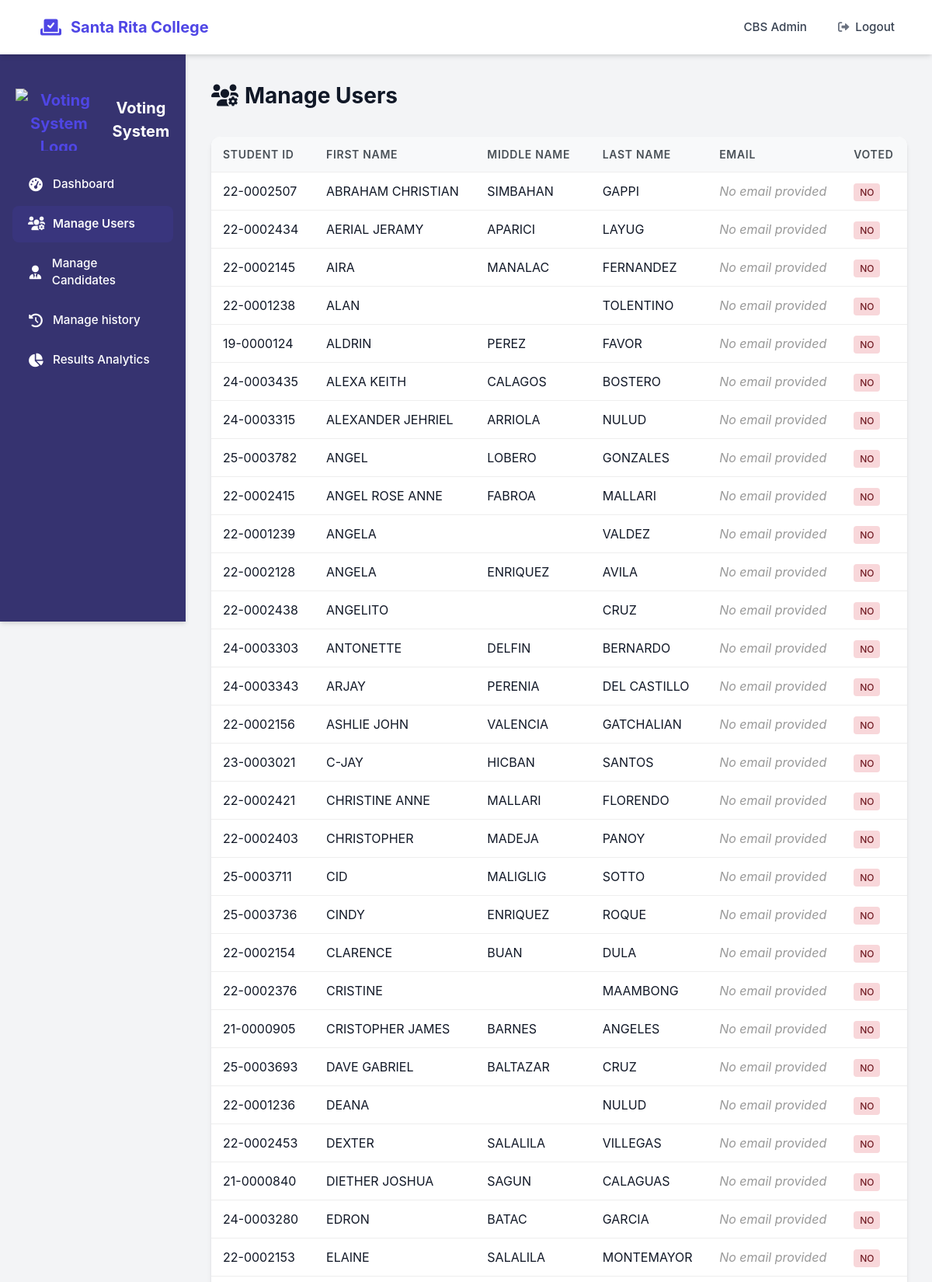
Screenshot of /admin/manage_users.php (signed in, upper part) with the database file from the repository.
### tables this page shows
CREATE TABLE `students` (
  `student_id` varchar(10) NOT NULL,
  `rfid_number` varchar(50) NOT NULL,
  `profile_picture` varchar(255) DEFAULT NULL,
  `first_name` varchar(100) NOT NULL,
  `middle_name` varchar(100) DEFAULT '',
  `last_name` varchar(100) NOT NULL,
  `suffix` varchar(50) DEFAULT '',
  `gender` varchar(6) NOT NULL,
  `email` varchar(150) DEFAULT NULL,
  `password` varchar(255) DEFAULT NULL,
  `is_approved` tinyint(1) NOT NULL DEFAULT '0',
  `has_voted` tinyint(1) NOT NULL DEFAULT '0',
  `reset_token` varchar(255) DEFAULT NULL,
  `reset_token_expires_at` datetime DEFAULT NULL,
  `department_id` int(11) DEFAULT NULL,
  `course_id` int(11) DEFAULT NULL
);

### admin/manage_users.php (the view, shortened to what this page needs)
<?php
require_once '../includes/db_connect.php';
try {
    $users = $pdo->query("SELECT student_id, first_name, middle_name, last_name, email AS gmail, has_voted FROM students ORDER BY first_name, middle_name, last_name")
                 ->fetchAll(PDO::FETCH_ASSOC);
} catch (PDOException $e) {
    $error = "Failed to load users: " . $e->getMessage();
    $users = array();
}
?>
<!DOCTYPE html>
<html lang="en">
<head>
    <link rel="stylesheet" href="https://cdnjs.cloudflare.com/ajax/libs/font-awesome/6.0.0/css/all.min.css">
</head>
<body>
<div class="admin-dashboard-container">
    <div class="admin-top-bar">
        <div class="logo">
            <i class="fas fa-vote-yea"></i>
            <span>Santa Rita College</span>
        </div>
        <div class="admin-info">
            <span><?php echo htmlspecialchars($_SESSION['admin_name']); ?></span>
            <a href="logout.php" class="logout-btn">
                <i class="fas fa-sign-out-alt"></i>
                <span>Logout</span>
            </a>
        </div>
    </div>
    <div class="admin-main-content">
        <div class="admin-sidebar">
            <center><div class="logo">
                <img src="../pic/srclogo.png" alt="Voting System Logo">
                <span style="color: white">Voting System</span>
            </div></center>
            <ul>
                <li>
                    <a href="dashboard.php">
                        <i class="fas fa-tachometer-alt"></i>
                        <span>Dashboard</span>
                    </a>
                </li>
                <li class="active">
                    <a href="manage_users.php">
                        <i class="fas fa-users-cog"></i>
                        <span>Manage Users</span>
                    </a>
                </li>
                <li>
                    <a href="manage_candidates.php">
                        <i class="fas fa-user-tie"></i>
                        <span>Manage Candidates</span>
                    </a>
                </li>
                <li>
                    <a href="manage_history.php">
                        <i class="fas fa-history"></i>
                        <span>Manage history</span>
                    </a>
                </li>
                <li>
                    <a href="results.php">
                        <i class="fas fa-chart-pie"></i>
                        <span>Results Analytics</span>
                    </a>
                </li>
            </ul>
        </div>
        <div class="admin-content-area">
            <div class="content-header">
                <h2>
                    <i class="fas fa-users-cog"></i>
                    Manage Users
                </h2>
            </div>
            <div class="user-management">
                <table id="usersTable">
                    <thead>
                    <tr>
                        <th>Student ID</th>
                        <th>First Name</th>
                        <th class="hide-sm">Middle Name</th>
                        <th>Last Name</th>
                        <th>Email</th>
                        <th class="hide-sm">Voted</th>
                    </tr>
                    </thead>
                    <tbody id="usersTableBody">
                    <?php if (!empty($users)): ?>
                        <?php foreach ($users as $user): ?>
                            <tr>
                                <td><?php echo htmlspecialchars($user['student_id']); ?></td>
                                <td><?php echo htmlspecialchars($user['first_name']); ?></td>
                                <td class="hide-sm"><?php echo htmlspecialchars($user['middle_name']); ?></td>
                                <td><?php echo htmlspecialchars($user['last_name']); ?></td>
                                <td class="gmail-cell">
                                    <?php if (!empty($user['gmail'])): ?>
                                        <span class="gmail-text"><?php echo htmlspecialchars($user['gmail']); ?></span>
                                    <?php else: ?>
                                        <span class="no-gmail">No email provided</span>
                                    <?php endif; ?>
                                </td>
                                <td class="hide-sm">
                                    <span class="status <?php echo $user['has_voted'] ? 'voted' : 'not-voted'; ?>">
                                        <?php echo $user['has_voted'] ? 'Yes' : 'No'; ?>
                                    </span>
                                </td>
                            </tr>
                        <?php endforeach; ?>
                    <?php else: ?>
                        <tr>
                            <td colspan="6" style="text-align: center; font-style: italic; color: #6b7280;">No users found.</td>
                        </tr>
                    <?php endif; ?>
                    </tbody>
                </table>
            </div>
        </div>
    </div>
</div>

### admin/manage_users.php (style rules this page uses)
.gmail-cell { max-width: 200px; word-break: break-word; overflow-wrap: break-word; }
.no-gmail { color: #999; font-style: italic; }
:root { --primary-color: #4f46e5; --primary-light: #6366f1; --primary-dark: #4338ca; --secondary-color: #7c3aed; --accent-color: #2563eb; --light-color: #f9fafb; --dark-color: #111827; --gray-dark: #374151; --gray-medium: #6b7280; --gray-light: #e5e7eb; --danger-color: #dc2626; --success-color: #10b981; --warning-color: #f59e0b; --border-radius: 12px; --border-radius-sm: 8px; --box-shadow: 0 4px 6px -1px rgba(0, 0, 0, 0.1), 0 2px 4px -1px rgba(0, 0, 0, 0.06); --box-shadow-md: 0 10px 15px -3px rgba(0, 0, 0, 0.1), 0 4px 6px -2px rgba(0, 0, 0, 0.05); --transition: all 0.2s cubic-bezier(0.4, 0, 0.2, 1); }
* { margin: 0; padding: 0; box-sizing: border-box; font-family: 'Inter', -apple-system, BlinkMacSystemFont, sans-serif; }
body { background-color: #f3f4f6; color: var(--dark-color); line-height: 1.5; }
.admin-dashboard-container { display: flex; flex-direction: column; min-height: 100vh; }
.admin-top-bar { background-color: white; padding: 0 2rem; display: flex; justify-content: space-between; align-items: center; box-shadow: var(--box-shadow); position: sticky; top: 0; z-index: 100; height: 70px; }
.logo { font-size: 1.25rem; font-weight: 700; color: var(--primary-color); display: flex; align-items: center; gap: 0.75rem; }
.logo i { font-size: 1.5rem; color: var(--primary-color); }
.admin-info { display: flex; align-items: center; gap: 1.5rem; }
.admin-info span { font-weight: 500; color: var(--gray-dark); font-size: 0.95rem; }
.logout-btn { color: var(--gray-medium); text-decoration: none; font-weight: 500; display: flex; align-items: center; gap: 0.5rem; transition: var(--transition); font-size: 0.9rem; padding: 0.5rem 1rem; border-radius: var(--border-radius-sm); }
.admin-main-content { display: flex; flex: 1; }
.admin-sidebar { width: 280px; background-color: rgb(54, 51, 112); padding: 1.5rem 0; box-shadow: var(--box-shadow); height: calc(100vh - 70px); position: sticky; top: 70px; transition: var(--transition); border-right: 1px solid var(--gray-light); }
.admin-sidebar ul { list-style: none; padding: 0 1rem; }
.admin-sidebar li { margin-bottom: 0.25rem; }
.admin-sidebar a { display: flex; align-items: center; padding: 0.75rem 1.25rem; color: white; text-decoration: none; transition: var(--transition); gap: 0.75rem; border-radius: var(--border-radius-sm); font-weight: 500; font-size: 0.95rem; }
.admin-sidebar a i { width: 20px; text-align: center; font-size: 1.1rem; }
.admin-sidebar .active a { background-color: rgba(79, 70, 229, 0.1); color: var(--light-color); font-weight: 600; }
.admin-content-area { flex: 1; padding: 2rem; background-color: #f3f4f6; }
.user-management { background-color: white; border-radius: var(--border-radius); box-shadow: var(--box-shadow); overflow: hidden; }
table { width: 100%; border-collapse: collapse; }
th, td { padding: 12px 15px; text-align: left; border-bottom: 1px solid #eee; vertical-align: middle; }
th { background-color: #f8f9fa; font-weight: 600; color: #495057; font-size: 0.875rem; text-transform: uppercase; letter-spacing: 0.05em; }
.status { padding: 4px 8px; border-radius: 4px; font-size: 12px; font-weight: 500; text-transform: uppercase; }
.status.not-voted { background-color: #f8d7da; color: #721c24; }
.logo { padding: 20px; text-align: center; }
.logo img { max-width: 100%; height: auto; max-height: 80px; }
.content-header { margin-bottom: 2rem; }
.content-header h2 { color: var(--dark-color); font-weight: 700; font-size: 1.75rem; display: flex; align-items: center; gap: 0.5rem; }
@media (max-width: 1200px) { .admin-sidebar { width: 240px; } }

### rows the page displays
students: student_id "22-0002507", first_name "ABRAHAM CHRISTIAN", middle_name "SIMBAHAN", last_name "GAPPI", shows "No email provided", has_voted "NO"
students: student_id "22-0002434", first_name "AERIAL JERAMY", middle_name "APARICI", last_name "LAYUG", shows "No email provided", has_voted "NO"
students: student_id "22-0002145", first_name "AIRA", middle_name "MANALAC", last_name "FERNANDEZ", shows "No email provided", has_voted "NO"
students: student_id "22-0001238", first_name "ALAN", last_name "TOLENTINO", shows "No email provided", has_voted "NO"
students: student_id "19-0000124", first_name "ALDRIN", middle_name "PEREZ", last_name "FAVOR", shows "No email provided", has_voted "NO"
students: student_id "24-0003435", first_name "ALEXA KEITH", middle_name "CALAGOS", last_name "BOSTERO", shows "No email provided", has_voted "NO"
students: student_id "24-0003315", first_name "ALEXANDER JEHRIEL", middle_name "ARRIOLA", last_name "NULUD", shows "No email provided", has_voted "NO"
students: student_id "25-0003782", first_name "ANGEL", middle_name "LOBERO", last_name "GONZALES", shows "No email provided", has_voted "NO"
students: student_id "22-0002415", first_name "ANGEL ROSE ANNE", middle_name "FABROA", last_name "MALLARI", shows "No email provided", has_voted "NO"
students: student_id "22-0001239", first_name "ANGELA", last_name "VALDEZ", shows "No email provided", has_voted "NO"
students: student_id "22-0002128", first_name "ANGELA", middle_name "ENRIQUEZ", last_name "AVILA", shows "No email provided", has_voted "NO"
students: student_id "22-0002438", first_name "ANGELITO", last_name "CRUZ", shows "No email provided", has_voted "NO"
students: student_id "24-0003303", first_name "ANTONETTE", middle_name "DELFIN", last_name "BERNARDO", shows "No email provided", has_voted "NO"
students: student_id "24-0003343", first_name "ARJAY", middle_name "PERENIA", last_name "DEL CASTILLO", shows "No email provided", has_voted "NO"
students: student_id "22-0002156", first_name "ASHLIE JOHN", middle_name "VALENCIA", last_name "GATCHALIAN", shows "No email provided", has_voted "NO"
students: student_id "23-0003021", first_name "C-JAY", middle_name "HICBAN", last_name "SANTOS", shows "No email provided", has_voted "NO"
students: student_id "22-0002421", first_name "CHRISTINE ANNE", middle_name "MALLARI", last_name "FLORENDO", shows "No email provided", has_voted "NO"
students: student_id "22-0002403", first_name "CHRISTOPHER", middle_name "MADEJA", last_name "PANOY", shows "No email provided", has_voted "NO"
students: student_id "25-0003711", first_name "CID", middle_name "MALIGLIG", last_name "SOTTO", shows "No email provided", has_voted "NO"
students: student_id "25-0003736", first_name "CINDY", middle_name "ENRIQUEZ", last_name "ROQUE", shows "No email provided", has_voted "NO"
students: student_id "22-0002154", first_name "CLARENCE", middle_name "BUAN", last_name "DULA", shows "No email provided", has_voted "NO"
students: student_id "22-0002376", first_name "CRISTINE", last_name "MAAMBONG", shows "No email provided", has_voted "NO"
students: student_id "21-0000905", first_name "CRISTOPHER JAMES", middle_name "BARNES", last_name "ANGELES", shows "No email provided", has_voted "NO"
students: student_id "25-0003693", first_name "DAVE GABRIEL", middle_name "BALTAZAR", last_name "CRUZ", shows "No email provided", has_voted "NO"
students: student_id "22-0001236", first_name "DEANA", last_name "NULUD", shows "No email provided", has_voted "NO"
students: student_id "22-0002453", first_name "DEXTER", middle_name "SALALILA", last_name "VILLEGAS", shows "No email provided", has_voted "NO"
students: student_id "21-0000840", first_name "DIETHER JOSHUA", middle_name "SAGUN", last_name "CALAGUAS", shows "No email provided", has_voted "NO"
students: student_id "24-0003280", first_name "EDRON", middle_name "BATAC", last_name "GARCIA", shows "No email provided", has_voted "NO"
students: student_id "22-0002153", first_name "ELAINE", middle_name "SALALILA", last_name "MONTEMAYOR", shows "No email provided", has_voted "NO"

### other values shown
$_SESSION['admin_name'] "CBS Admin"
